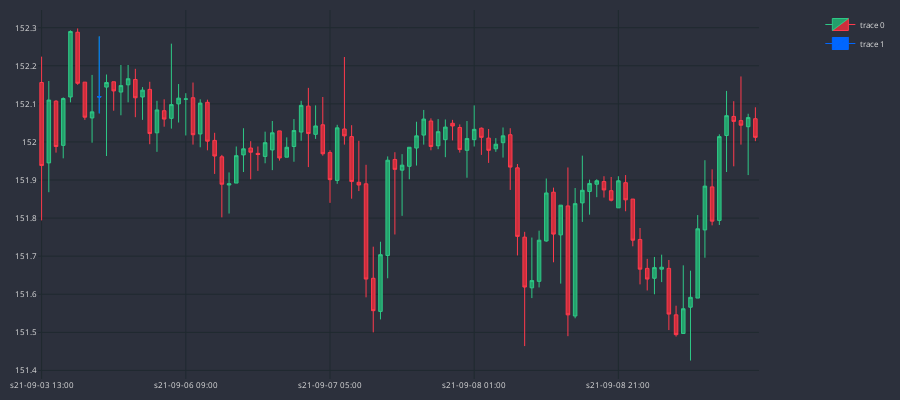

Notebook cell for this chart:
### Code cell
MARKER = '#0066FF'
dfp = df_an.iloc[35200:35300]
cp = CandlePlot(dfp, candles=True)
df_temp = cp.df_plot[cp.df_plot.MORNING_STAR == True]
cp.fig.add_trace(go.Candlestick(
                x=df_temp.sTime,
                open=df_temp.mid_o,
                high=df_temp.mid_h,
                low=df_temp.mid_l,
                close=df_temp.mid_c,
                line=dict(width=1), opacity=1,
                increasing_fillcolor=MARKER,
                decreasing_fillcolor=MARKER,
                increasing_line_color=MARKER,  
                decreasing_line_color=MARKER
))

cp.show_plot()
